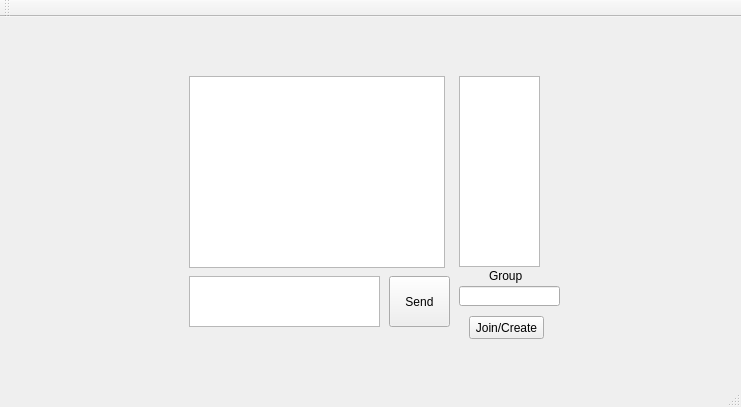
<?xml version="1.0" encoding="UTF-8"?>
<ui version="4.0">
 <class>Chat</class>
 <widget class="QMainWindow" name="Chat">
  <property name="geometry">
   <rect>
    <x>0</x>
    <y>0</y>
    <width>741</width>
    <height>407</height>
   </rect>
  </property>
  <property name="windowTitle">
   <string>Chat</string>
  </property>
  <widget class="QWidget" name="centralWidget">
   <property name="enabled">
    <bool>true</bool>
   </property>
   <widget class="QStackedWidget" name="stackedWidget">
    <property name="geometry">
     <rect>
      <x>-1</x>
      <y>-1</y>
      <width>741</width>
      <height>371</height>
     </rect>
    </property>
    <property name="currentIndex">
     <number>1</number>
    </property>
    <widget class="QWidget" name="loginPage">
     <widget class="QPushButton" name="Enter">
      <property name="geometry">
       <rect>
        <x>460</x>
        <y>132</y>
        <width>81</width>
        <height>51</height>
       </rect>
      </property>
      <property name="text">
       <string>Enter</string>
      </property>
     </widget>
     <widget class="QLineEdit" name="Nickname">
      <property name="geometry">
       <rect>
        <x>270</x>
        <y>130</y>
        <width>171</width>
        <height>20</height>
       </rect>
      </property>
     </widget>
     <widget class="QLabel" name="label">
      <property name="geometry">
       <rect>
        <x>200</x>
        <y>130</y>
        <width>51</width>
        <height>20</height>
       </rect>
      </property>
      <property name="text">
       <string>Nickname:</string>
      </property>
     </widget>
     <widget class="QLineEdit" name="Password">
      <property name="geometry">
       <rect>
        <x>270</x>
        <y>160</y>
        <width>171</width>
        <height>20</height>
       </rect>
      </property>
     </widget>
     <widget class="QLabel" name="label_3">
      <property name="geometry">
       <rect>
        <x>200</x>
        <y>160</y>
        <width>51</width>
        <height>20</height>
       </rect>
      </property>
      <property name="text">
       <string>Password:</string>
      </property>
     </widget>
    </widget>
    <widget class="QWidget" name="chatPage">
     <widget class="QLabel" name="label_2">
      <property name="geometry">
       <rect>
        <x>490</x>
        <y>250</y>
        <width>41</width>
        <height>20</height>
       </rect>
      </property>
      <property name="text">
       <string>Group</string>
      </property>
     </widget>
     <widget class="QPushButton" name="Send">
      <property name="geometry">
       <rect>
        <x>390</x>
        <y>260</y>
        <width>61</width>
        <height>51</height>
       </rect>
      </property>
      <property name="text">
       <string>Send</string>
      </property>
     </widget>
     <widget class="QTextEdit" name="Message">
      <property name="geometry">
       <rect>
        <x>190</x>
        <y>260</y>
        <width>191</width>
        <height>51</height>
       </rect>
      </property>
     </widget>
     <widget class="QLineEdit" name="Group">
      <property name="geometry">
       <rect>
        <x>460</x>
        <y>270</y>
        <width>101</width>
        <height>20</height>
       </rect>
      </property>
     </widget>
     <widget class="QPushButton" name="CreateGroup">
      <property name="geometry">
       <rect>
        <x>470</x>
        <y>300</y>
        <width>75</width>
        <height>23</height>
       </rect>
      </property>
      <property name="text">
       <string>Join/Create</string>
      </property>
     </widget>
     <widget class="QTextBrowser" name="Clients">
      <property name="geometry">
       <rect>
        <x>460</x>
        <y>60</y>
        <width>81</width>
        <height>191</height>
       </rect>
      </property>
     </widget>
     <widget class="QTextBrowser" name="Chatbox">
      <property name="geometry">
       <rect>
        <x>190</x>
        <y>60</y>
        <width>256</width>
        <height>192</height>
       </rect>
      </property>
     </widget>
    </widget>
   </widget>
  </widget>
  <widget class="QMenuBar" name="menuBar">
   <property name="geometry">
    <rect>
     <x>0</x>
     <y>0</y>
     <width>741</width>
     <height>20</height>
    </rect>
   </property>
  </widget>
  <widget class="QToolBar" name="mainToolBar">
   <attribute name="toolBarArea">
    <enum>TopToolBarArea</enum>
   </attribute>
   <attribute name="toolBarBreak">
    <bool>false</bool>
   </attribute>
  </widget>
  <widget class="QStatusBar" name="statusBar"/>
 </widget>
 <layoutdefault spacing="6" margin="11"/>
 <resources/>
 <connections>
  <connection>
   <sender>Enter</sender>
   <signal>clicked()</signal>
   <receiver>Chat</receiver>
   <slot>on_loginButton_clicked()</slot>
   <hints>
    <hint type="sourcelabel">
     <x>508</x>
     <y>192</y>
    </hint>
    <hint type="destinationlabel">
     <x>513</x>
     <y>460</y>
    </hint>
   </hints>
  </connection>
  <connection>
   <sender>Send</sender>
   <signal>clicked()</signal>
   <receiver>Chat</receiver>
   <slot>on_sendButton_clicked()</slot>
   <hints>
    <hint type="sourcelabel">
     <x>415</x>
     <y>323</y>
    </hint>
    <hint type="destinationlabel">
     <x>427</x>
     <y>481</y>
    </hint>
   </hints>
  </connection>
 </connections>
 <slots>
  <slot>on_sendButton_clicked()</slot>
  <slot>on_loginButton_clicked()</slot>
 </slots>
</ui>
